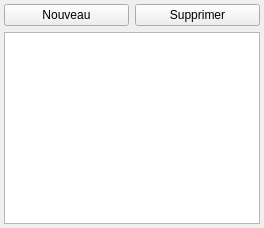
  <widget class="QDockWidget" name="dockPatrolEditor">
   <property name="floating">
    <bool>false</bool>
   </property>
   <property name="allowedAreas">
    <set>Qt::LeftDockWidgetArea|Qt::RightDockWidgetArea</set>
   </property>
   <property name="windowTitle">
    <string>Chemins</string>
   </property>
   <attribute name="dockWidgetArea">
    <number>2</number>
   </attribute>
   <widget class="QWidget" name="dockWidgetContents_4">
    <layout class="QVBoxLayout" name="verticalLayout_3">
     <property name="leftMargin">
      <number>4</number>
     </property>
     <property name="topMargin">
      <number>4</number>
     </property>
     <property name="rightMargin">
      <number>4</number>
     </property>
     <property name="bottomMargin">
      <number>4</number>
     </property>
     <item>
      <layout class="QHBoxLayout" name="horizontalLayout_5">
       <item>
        <widget class="QPushButton" name="addPatrol">
         <property name="text">
          <string>Nouveau</string>
         </property>
         <property name="icon">
          <iconset resource="MainFrame.qrc">
           <normaloff>:/MainFrame/Resources/add.png</normaloff>:/MainFrame/Resources/add.png</iconset>
         </property>
        </widget>
       </item>
       <item>
        <widget class="QPushButton" name="removePatrol">
         <property name="text">
          <string>Supprimer</string>
         </property>
         <property name="icon">
          <iconset resource="MainFrame.qrc">
           <normaloff>:/MainFrame/Resources/remove.png</normaloff>:/MainFrame/Resources/remove.png</iconset>
         </property>
        </widget>
       </item>
      </layout>
     </item>
     <item>
      <widget class="QListWidget" name="patrolList">
       <property name="editTriggers">
        <set>QAbstractItemView::NoEditTriggers</set>
       </property>
      </widget>
     </item>
    </layout>
   </widget>
  </widget>
